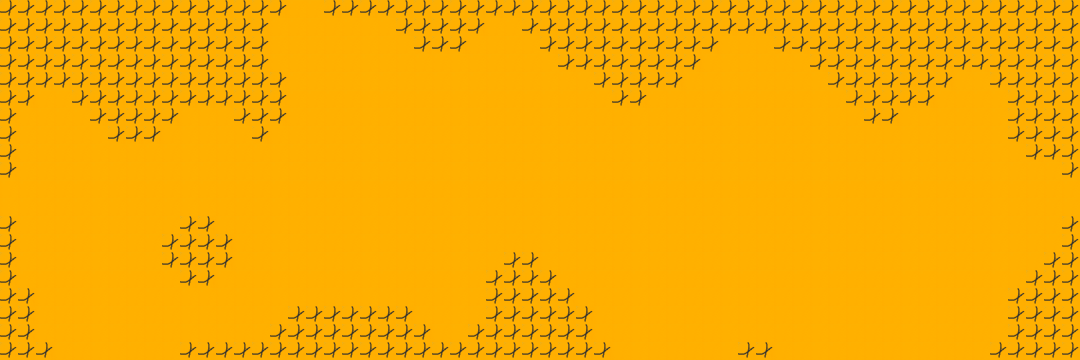

Below is a game level as drawn by its tile map, then a one-line description and the .tmx that defines it (tile-layer data replaced by summaries):
An orthogonal 60x20 tile map with 18x18 px tiles, 2 tile layers (层 1, g) and 124 objects.

<map version="1.2" orientation="orthogonal" renderorder="right-down" width="60" height="20" tilewidth="18" tileheight="18" nextobjectid="126">
  <tileset firstgid="1" name="tileset_gutter" columns="33" tilecount="924" tileheight="18" tilewidth="18">
    <image source="tileset_gutter.png" width="594" height="504" />
  </tileset>
  <layer name="层 1" width="60" height="20">
    <data>[1200 cells, 1200 non-empty, 1 distinct tile ids]</data>
  </layer>
  <layer name="g" width="60" height="20">
    <data>[1200 cells, 1200 non-empty, 2 distinct tile ids]</data>
  </layer>
  <objectgroup name="born">
    <object name="" type="" id="125" x="18" y="270" width="18" height="18" />
  </objectgroup>
  <objectgroup name="e">
    <object name="" type="" id="124" x="1062" y="198" width="18" height="18" />
  </objectgroup>
  <objectgroup name="moveAble" />
  <objectgroup name="ground">
    <object name="" type="" id="1" x="0" y="216" width="18" height="18" />
    <object name="" type="" id="2" x="0" y="234" width="18" height="18" />
    <object name="" type="" id="3" x="0" y="252" width="18" height="18" />
    <object name="" type="" id="4" x="0" y="270" width="18" height="18" />
    <object name="" type="" id="5" x="18" y="288" width="18" height="18" />
    <object name="" type="" id="6" x="18" y="306" width="18" height="18" />
    <object name="" type="" id="7" x="18" y="324" width="18" height="18" />
    <object name="" type="" id="8" x="36" y="342" width="18" height="18" />
    <object name="" type="" id="9" x="0" y="162" width="18" height="18" />
    <object name="" type="" id="10" x="0" y="144" width="18" height="18" />
    <object name="" type="" id="11" x="0" y="126" width="18" height="18" />
    <object name="" type="" id="12" x="0" y="108" width="18" height="18" />
    <object name="" type="" id="13" x="18" y="90" width="18" height="18" />
    <object name="" type="" id="14" x="36" y="72" width="18" height="18" />
    <object name="" type="" id="15" x="54" y="72" width="18" height="18" />
    <object name="" type="" id="16" x="72" y="90" width="18" height="18" />
    <object name="" type="" id="17" x="90" y="108" width="18" height="18" />
    <object name="" type="" id="18" x="108" y="126" width="18" height="18" />
    <object name="" type="" id="19" x="126" y="126" width="18" height="18" />
    <object name="" type="" id="20" x="144" y="126" width="18" height="18" />
    <object name="" type="" id="21" x="162" y="234" width="18" height="18" />
    <object name="" type="" id="22" x="162" y="252" width="18" height="18" />
    <object name="" type="" id="23" x="180" y="216" width="18" height="18" />
    <object name="" type="" id="24" x="198" y="216" width="18" height="18" />
    <object name="" type="" id="25" x="180" y="270" width="18" height="18" />
    <object name="" type="" id="26" x="198" y="270" width="18" height="18" />
    <object name="" type="" id="27" x="216" y="234" width="18" height="18" />
    <object name="" type="" id="28" x="216" y="252" width="18" height="18" />
    <object name="" type="" id="29" x="162" y="108" width="18" height="18" />
    <object name="" type="" id="30" x="180" y="90" width="18" height="18" />
    <object name="" type="" id="31" x="216" y="90" width="18" height="18" />
    <object name="" type="" id="32" x="198" y="90" width="18" height="18" />
    <object name="" type="" id="33" x="234" y="108" width="18" height="18" />
    <object name="" type="" id="34" x="252" y="126" width="18" height="18" />
    <object name="" type="" id="35" x="270" y="108" width="18" height="18" />
    <object name="" type="" id="36" x="270" y="90" width="18" height="18" />
    <object name="" type="" id="37" x="270" y="72" width="18" height="18" />
    <object name="" type="" id="38" x="252" y="54" width="18" height="18" />
    <object name="" type="" id="39" x="252" y="36" width="18" height="18" />
    <object name="" type="" id="40" x="252" y="18" width="18" height="18" />
    <object name="" type="" id="41" x="270" y="0" width="18" height="18" />
    <object name="" type="" id="42" x="180" y="342" width="18" height="18" />
    <object name="" type="" id="43" x="198" y="342" width="18" height="18" />
    <object name="" type="" id="44" x="216" y="342" width="18" height="18" />
    <object name="" type="" id="45" x="234" y="342" width="18" height="18" />
    <object name="" type="" id="46" x="252" y="342" width="18" height="18" />
    <object name="" type="" id="47" x="270" y="324" width="18" height="18" />
    <object name="" type="" id="48" x="288" y="306" width="18" height="18" />
    <object name="" type="" id="49" x="396" y="306" width="18" height="18" />
    <object name="" type="" id="50" x="378" y="306" width="18" height="18" />
    <object name="" type="" id="51" x="360" y="306" width="18" height="18" />
    <object name="" type="" id="52" x="342" y="306" width="18" height="18" />
    <object name="" type="" id="53" x="324" y="306" width="18" height="18" />
    <object name="" type="" id="54" x="306" y="306" width="18" height="18" />
    <object name="" type="" id="55" x="414" y="324" width="18" height="18" />
    <object name="" type="" id="56" x="432" y="342" width="18" height="18" />
    <object name="" type="" id="57" x="450" y="342" width="18" height="18" />
    <object name="" type="" id="58" x="468" y="324" width="18" height="18" />
    <object name="" type="" id="59" x="486" y="306" width="18" height="18" />
    <object name="" type="" id="60" x="486" y="288" width="18" height="18" />
    <object name="" type="" id="61" x="486" y="270" width="18" height="18" />
    <object name="" type="" id="62" x="504" y="252" width="18" height="18" />
    <object name="" type="" id="63" x="522" y="252" width="18" height="18" />
    <object name="" type="" id="64" x="540" y="270" width="18" height="18" />
    <object name="" type="" id="65" x="558" y="288" width="18" height="18" />
    <object name="" type="" id="66" x="576" y="306" width="18" height="18" />
    <object name="" type="" id="67" x="576" y="324" width="18" height="18" />
    <object name="" type="" id="68" x="594" y="342" width="18" height="18" />
    <object name="" type="" id="69" x="324" y="0" width="18" height="18" />
    <object name="" type="" id="70" x="342" y="0" width="18" height="18" />
    <object name="" type="" id="71" x="360" y="0" width="18" height="18" />
    <object name="" type="" id="72" x="378" y="0" width="18" height="18" />
    <object name="" type="" id="73" x="396" y="18" width="18" height="18" />
    <object name="" type="" id="74" x="432" y="36" width="18" height="18" />
    <object name="" type="" id="75" x="414" y="36" width="18" height="18" />
    <object name="" type="" id="76" x="450" y="36" width="18" height="18" />
    <object name="" type="" id="77" x="468" y="18" width="18" height="18" />
    <object name="" type="" id="78" x="486" y="0" width="18" height="18" />
    <object name="" type="" id="79" x="504" y="0" width="18" height="18" />
    <object name="" type="" id="80" x="522" y="18" width="18" height="18" />
    <object name="" type="" id="81" x="540" y="36" width="18" height="18" />
    <object name="" type="" id="82" x="558" y="54" width="18" height="18" />
    <object name="" type="" id="83" x="576" y="54" width="18" height="18" />
    <object name="" type="" id="84" x="594" y="72" width="18" height="18" />
    <object name="" type="" id="85" x="612" y="90" width="18" height="18" />
    <object name="" type="" id="87" x="630" y="90" width="18" height="18" />
    <object name="" type="" id="88" x="648" y="72" width="18" height="18" />
    <object name="" type="" id="89" x="666" y="72" width="18" height="18" />
    <object name="" type="" id="90" x="684" y="54" width="18" height="18" />
    <object name="" type="" id="91" x="702" y="36" width="18" height="18" />
    </objectgroup>
</map>
<!-- 32 of 124 objects omitted -->